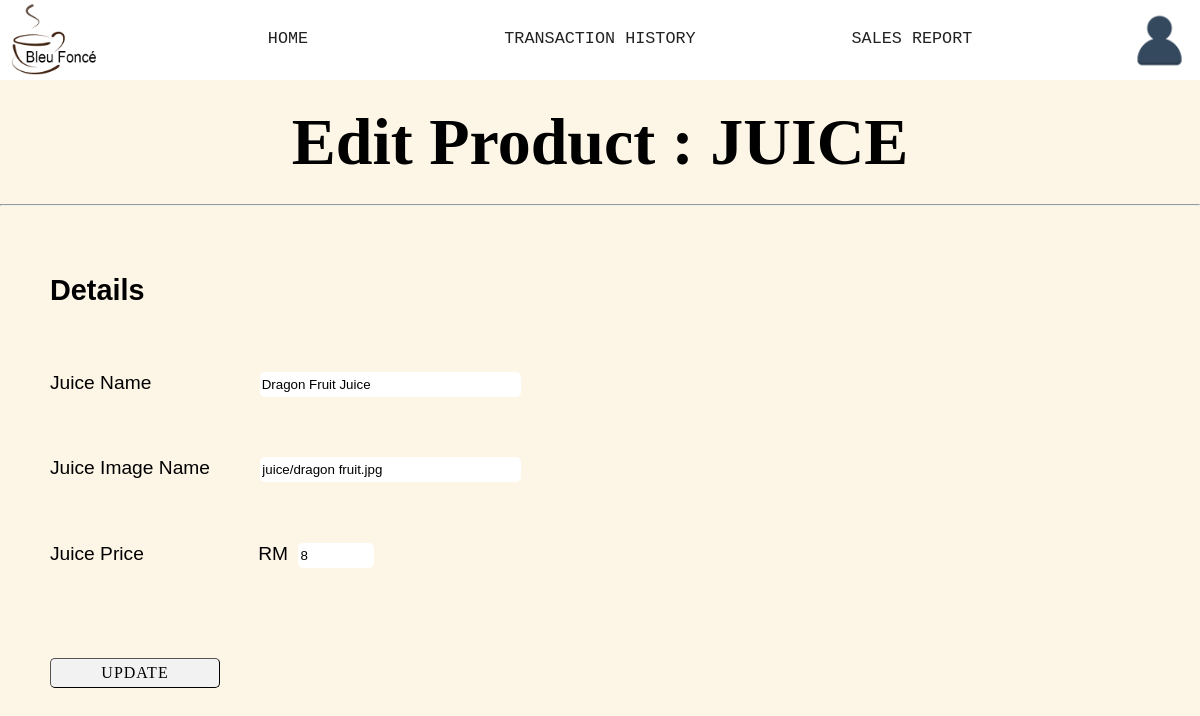
The page /ADMIN/A.Edit Juice Form.php?edit&id=60133 on the database its author committed.
### tables this page shows
CREATE TABLE IF NOT EXISTS `menu_juice` (
  `juice_ID` int(11) NOT NULL,
  `juice_name` varchar(100) NOT NULL,
  `juice_img_name` varchar(100) NOT NULL,
  `juice_price` double NOT NULL,
  PRIMARY KEY (`juice_ID`)
);

### ADMIN/A.Edit Juice Form.php (the view, shortened to what this page needs)
<?php include("dataconnection.php")?>
<html>
<head>
</head>
<body>
	<?php include("A.header.php");?>
	<?php
		if(isset($_REQUEST["edit"]))
		{
			$id=$_REQUEST["id"];
			$update=true;
			$data="SELECT * FROM menu_juice WHERE juice_id=$id";
			$result=mysqli_query($connect, $data);
			if(mysqli_num_rows($result)==1)
			{
				$row=mysqli_fetch_array($result);
				$name=$row["juice_name"];
				$img=$row["juice_img_name"];
				$price=$row["juice_price"];
			}
		}
	?>
	<h1>Edit Product : JUICE</h1>
	<hr/>
	<br/><br/>
	<form method="post">
		<h2>Details</h2>
		<br/>
		<p id="name">
		<label>Juice Name</label>
		<input type="text" name="juice_name" required size="30" maxlength="100" value="<?php echo $name; ?>"/>
		</p>
		<br/>
		<p id="img">
		<label>Juice Image Name</label>
		<input type="text" name="juice_img_name" required size="30" maxlength="100" value="<?php echo $img; ?>"/>
		</p>
		<br/>
		<p id="price">
		<label>Juice Price</label>
		<label style="margin-left:109px;">RM</label>
		<input type="number" name="juice_price" step="0.10" value="<?php echo $price; ?>" min="0.10" max="20" required />
		</p>
		<br/>
		<p id="subbtn">
		<?php if($update==true):?>
			<input type="submit" name="subbtn" value="UPDATE"/>
		<?php else: ?>
			<input type="submit" name="subbtn" value="SAVE"/>
		<?php endif ?>
		</p>
	</form>
</body>
</html>

### ADMIN/A.Edit Juice Form.php (style rules this page uses)
body { background-color: #FDF5E6; }
h1 { text-align:center;font-size: 5.5vw;margin-top:2%;margin-bottom:2%; }
form { margin-left:50px; font-size:120%; }
#name input[type="text"] { border-style: none; height: 25px; margin-left: 103px; border-radius: 5px; }
#img input[type="text"] { border-style: none; height: 25px; margin-left: 45px; border-radius: 5px; }
#price input[type="number"] { border-style: none; height: 25px; margin-left:5px; border-radius: 5px; }
#subbtn input[type="submit"] { margin-top:30px; width: 170px; height:30px; letter-spacing: 1px; border-radius: 5px; border-width:1px; background-color:f2f2f2; font-size:16px; font-family:times new roman; }

### ADMIN/A.header.php (style rules this page uses)
body { margin: 0; font-family: Arial, Helvetica, sans-serif; background-color:#FDF5E6; margin-bottom:10%; }
h1 { font-family:times new roman; }

### rows shown on the page
menu_juice: juice_name "Dragon Fruit Juice", juice_img_name "juice/dragon fruit.jpg", juice_price "8"
